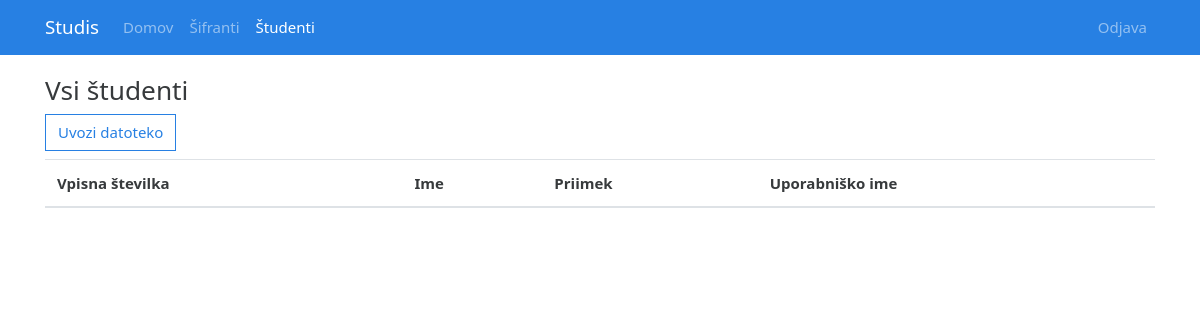
The page /student/ on the database as committed earlier.
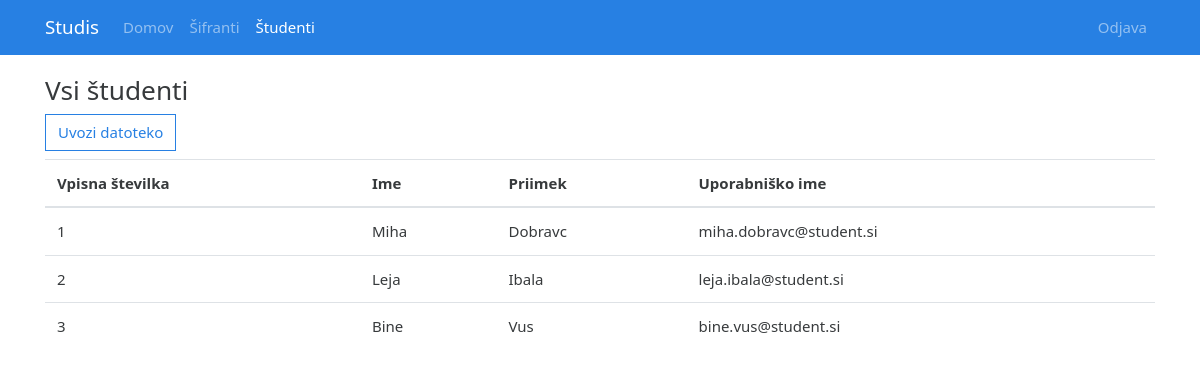
The same page on the database as committed later.
### student/models.py (models this page shows)
class Student(models.Model):
    emso = models.CharField(max_length = 13)
    priimek = models.CharField(max_length = 30)
    ime = models.CharField(max_length = 30)
    naslov_stalno_bivalisce = models.CharField(max_length = 260)
    naslov_zacasno_bivalisce = models.CharField(max_length = 260)
    kraj_rojstva = models.CharField(max_length = 260) # kako bomo preverjali konsistentnost drzave in obcine rojstva
    naslov_posta = models.CharField(max_length = 260)
    telefon = models.CharField(max_length = 15) # reci je treba se mal preverit
    email = models.CharField(max_length = 60)
    dodatno_leto = models.BooleanField(default = True)

### student/views.py (the view)
# urls.py: path('',views.students,name='students'),
def students(request):
	all_students = Student.objects.values('id', 'ime', 'priimek', 'email')
	context = {
		'arr': all_students
	}
	return render(request,'students.html', context)

### student/templates/students.html (shortened to what this page needs)
{% extends 'base.html' %}
{% block content %}
<div class="container sifrant">
<h3>Vsi študenti</h3>
<table class="table">
	<thead>
	    <tr>
	      <th scope="col">Vpisna številka</th>
	      <th scope="col">Ime</th>
	      <th scope="col">Priimek</th>
	      <th scope="col">Uporabniško ime</th>
	    </tr>
  	</thead>
{% for t in arr %}
	<tr>
	{% for k,v in t.items %}
		<td>{{ v }}</td>
	{% endfor %}
	</tr>
{% endfor %}
	<form action="/student/uvoz/" method="post">
    	<button type="submit" class="btn btn-outline-primary mb-2">Uvozi datoteko</button>
	</form>
</div>
{% endblock %}

### studis/templates/base.html (shortened to what this page needs)
<!DOCTYPE html>
<html>
<head>
  {% load static %}
<link rel="stylesheet" type="text/css" href="{% static 'css/theme.bootstrap.min.css' %}" />
<link rel="stylesheet" type="text/css" href="{% static 'css/mystyle.css' %}" />
</head>
<body>
	<nav class="navbar navbar-expand-lg navbar-dark bg-primary">
		<div class=container>
			<a class="navbar-brand" href="/">Studis</a>
			<div class="collapse navbar-collapse" id="navbarNav">
				<ul class="navbar-nav">
				  <li
				  	{% if request.resolver_match.url_name == 'home' %}
				  		class="nav-item active"
				  	{% else %}
				  		class="nav-item"
				  	{% endif %}>
				    <a class="nav-link" href="/">Domov</a>
				  </li>
				  <li
				  	{% if request.resolver_match.url_name == 'index' or request.resolver_match.url_name == 'changesif'%}
				  		class="nav-item active"
				  	{% else %}
				  		class="nav-item"
				  	{% endif %}>
				    <a class="nav-link" href="/sifranti/">Šifranti</a>
				  </li>
				  <li {% if request.resolver_match.url_name == 'students' or request.resolver_match.url_name == 'upload_file' %}
				  		class="nav-item active"
				  	{% else %}
				  		class="nav-item"
				  	{% endif %}>
				    <a class="nav-link" href="/student/">Študenti</a>
				  </li>
				</ul>
				<ul class="navbar-nav ml-auto">
				  <li class="nav-ite ">
				    <a class="nav-link" href="{% url 'logout' %}">Odjava</a>
				  </li>
				</ul>
			</div>
		</div>
	</nav>
    {% block content %}
    {% endblock %}
</body>
</html>

### studis/static/css/mystyle.css (style rules this page uses)
.sifrant { margin-top: 20px; }

Rows that differ between the two databases and show on the page:
added Student: t "1" "Miha" "Dobravc" "miha.dobravc@student.si"
added Student: t "2" "Leja" "Ibala" "leja.ibala@student.si"
added Student: t "3" "Bine" "Vus" "bine.vus@student.si"
